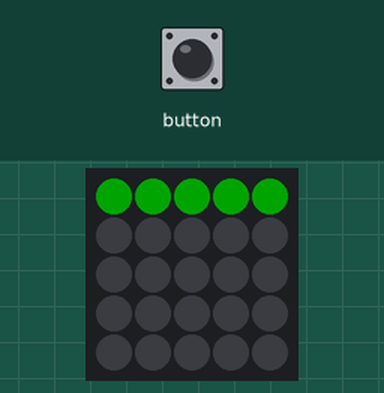
A sketch run on a simulated ESP32. On the bench: 5×5 RGB LED matrix (first LED top left, wired row by row). Dim RGB values are drawn brighter than linear.

Above: at 0.13 s.
At 0.63 s:
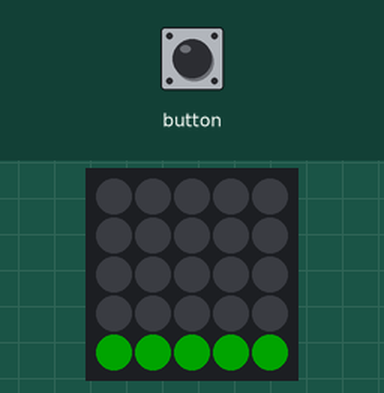
At 1.25 s:
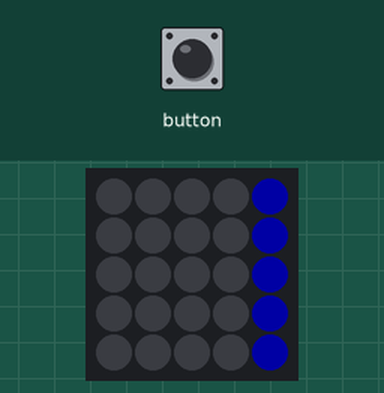
At 1.62 s:
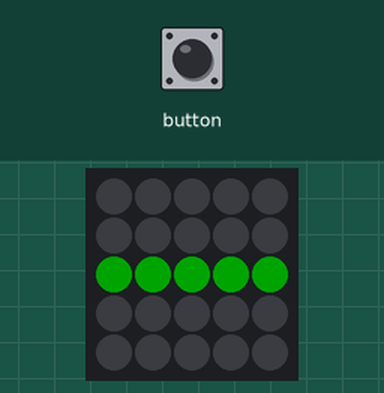

The sketch:

03_sliding_column.ino
```cpp
#include "M5Atom.h"

/*
 * A sliding column that alernates between a row and a column
 */

/*
 * Positions 0-4 are horizontal columns,
             5-9 vertical
 */

int position = 0;
int tick_duration = 100; // milliseconds

void setup()
{
    M5.begin(true, false, true);
    delay(50);
}

void clear_display() {
    for(int i=0; i<25; i++) M5.dis.drawpix( i, 0);
}

void draw_vertical( int pos) {
    for(int y=0; y<5; y++) M5.dis.drawpix( pos+y*5, 0x0000f0);
}

void draw_horizontal( int pos) {
    for(int x=0; x<5; x++) M5.dis.drawpix( x+pos*5, 0x00f000);
}

void loop()
{
    clear_display();

    if( position<5) {
        draw_horizontal( position);
    } else {
        draw_vertical( position%5);
    }

    delay( tick_duration);
    position = (position+1)%10;

    M5.update();
}
```

Measured:
- by itself, everything shown: repeats every 1.2 s, in 10 steps
